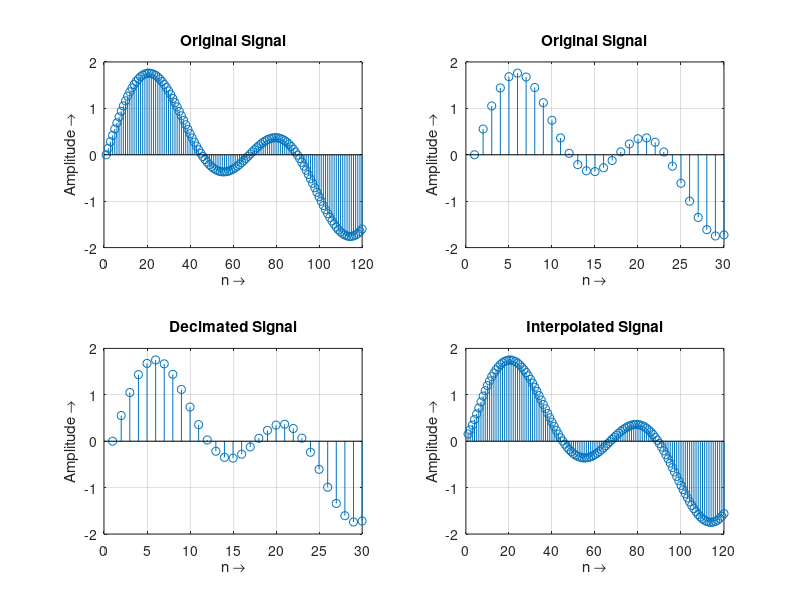

Write the MATLAB code that produced this figure.
clc;
clear;
close all;

%% ----- SIGNAL GENERATION -----
n = 0:0.00025:1;  
t = 0:0.001:1;
x = sin(2*pi*30*n) + sin(2*pi*60*n);       
y = sin(2*pi*30*t) + sin(2*pi*60*t);

%% ----- DECIMATION AND INTERPOLATION -----
M = 4;                                   % Decimation factor
L = 4;                                   % Interpolation factor

x_dec = decimate(x, M);                % Decimated signal
x_int = interp(y, L);                  % Interpolated signal

%% ----- PLOTTING -----
figure('Name', 'Decimation and Interpolation', 'NumberTitle', 'off');

% --- (1) Original Signal (Full)
subplot(2,2,1);
stem(x(1:120));
title('Original Signal');
xlabel('n →');
ylabel('Amplitude →');
grid on;

% --- (2) Original Signal (Zoomed In)
subplot(2,2,2);
stem(y(1:30));
title('Original Signal');
xlabel('n →');
ylabel('Amplitude →');
grid on;

% --- (3) Decimated Signal
subplot(2,2,3);
stem(x_dec(1:30));
title('Decimated Signal');
xlabel('n →');
ylabel('Amplitude →');
grid on;

% --- (4) Interpolated Signal
subplot(2,2,4);
stem(x_int(1:120));
title('Interpolated Signal');
xlabel('n →');
ylabel('Amplitude →');
grid on;

%% ----- DISPLAY INFO -----
% disp(['Original length = ', num2str(length(x))]);
% disp(['Decimated length = ', num2str(length(x_dec))]);
% disp(['Interpolated length = ', num2str(length(x_int))]);
